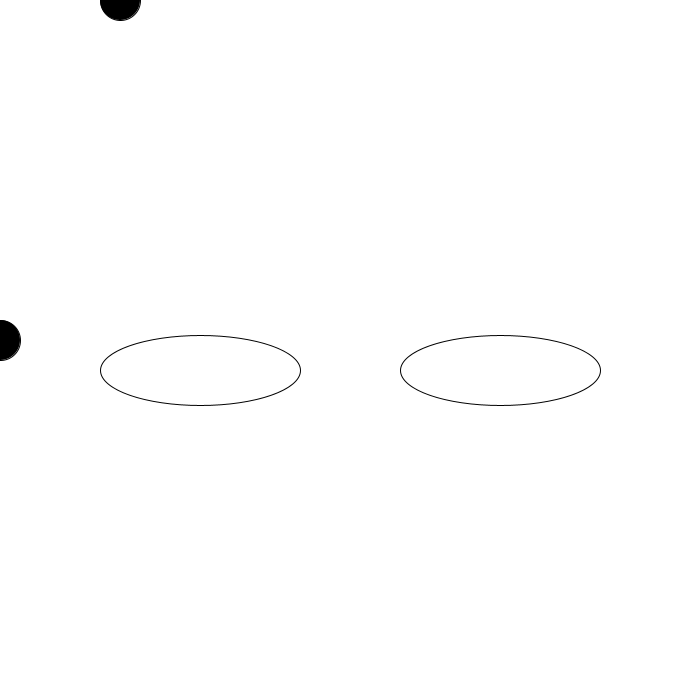
Frame 1 (no input)
Frame 60 (the mouse pressed at the canvas centre just before this capture): identical to frame 1, image omitted
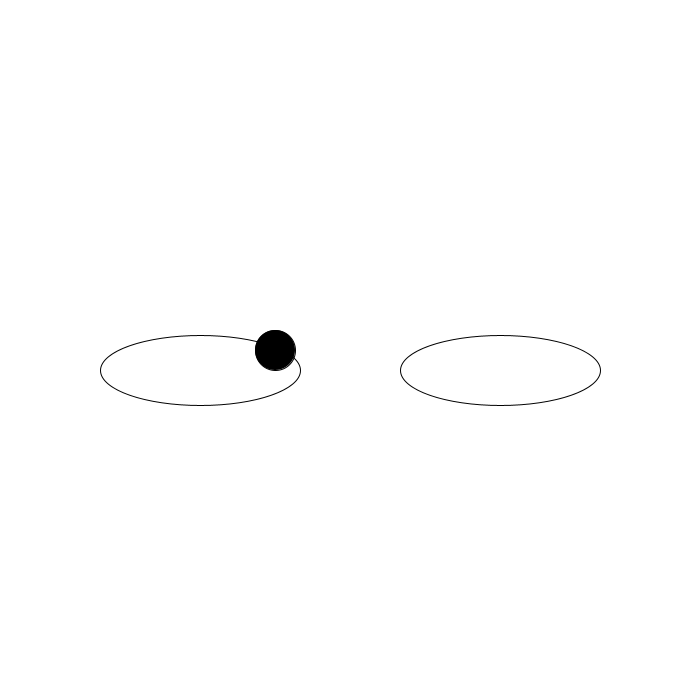
Frame 120 (the mouse held since frame 60 and released just before this capture)

The Processing sketch that drew these frames (run headless with seeded random() and noise(); from frame 60 on, the mouse is pressed at the canvas centre):

// Processing sketch: Pranav_googly_eyes
// ── Pranav_googly_eyes.pde
int minx = 120;
int miny = 340;
int maxx = 275;
int maxy = 390;
void setup() {
 
  size(700,700);

}

void draw(){
    background(1000,1000,1000,1000);
    fill(255 , 255 , 255);
 ellipse(200,370,200,70);
 fill(255 , 255 , 255);
ellipse(500,370,200,70);
    if(mousePressed){
      println(mouseX);
      println(mouseY);}
    if(mouseX>maxx){
      fill(0 , 0 , 0);
      ellipse(maxx,mouseY,40,40); 
     
    }
    if(mouseX<minx){
        fill(0 , 0 , 0);
    ellipse(minx,mouseY,40,40);  
    }
    if(mouseY>maxy){
        fill(0 , 0 , 0);
     ellipse(mouseX,maxy,40,40); 
    }
    
    if(mouseY<miny){
        fill(0 , 0 , 0);
     ellipse(mouseX,miny,40,40); 
    }
   
  
 //fill(0 , 0 , 0);
 //ellipse(mouseX,mouseY,40,40);

 
 // fill(0 , 0 , 0);
  //ellipse(mouseX+50,370,40,40);
  
  
  
  
}
